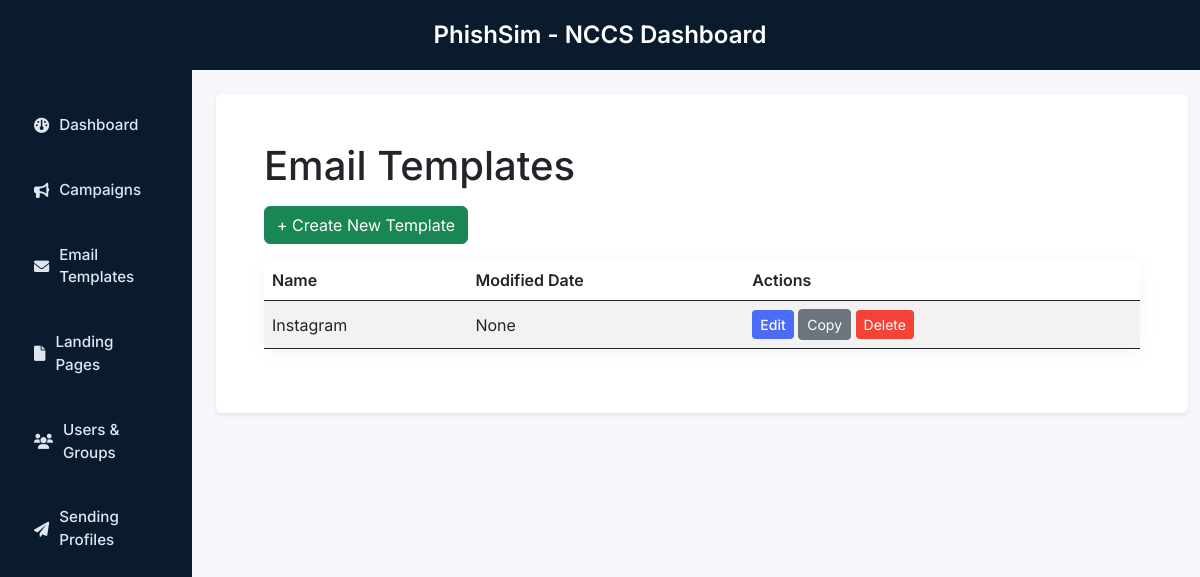
/email-templates/ (signed in), run on an earlier commit of the app's database.
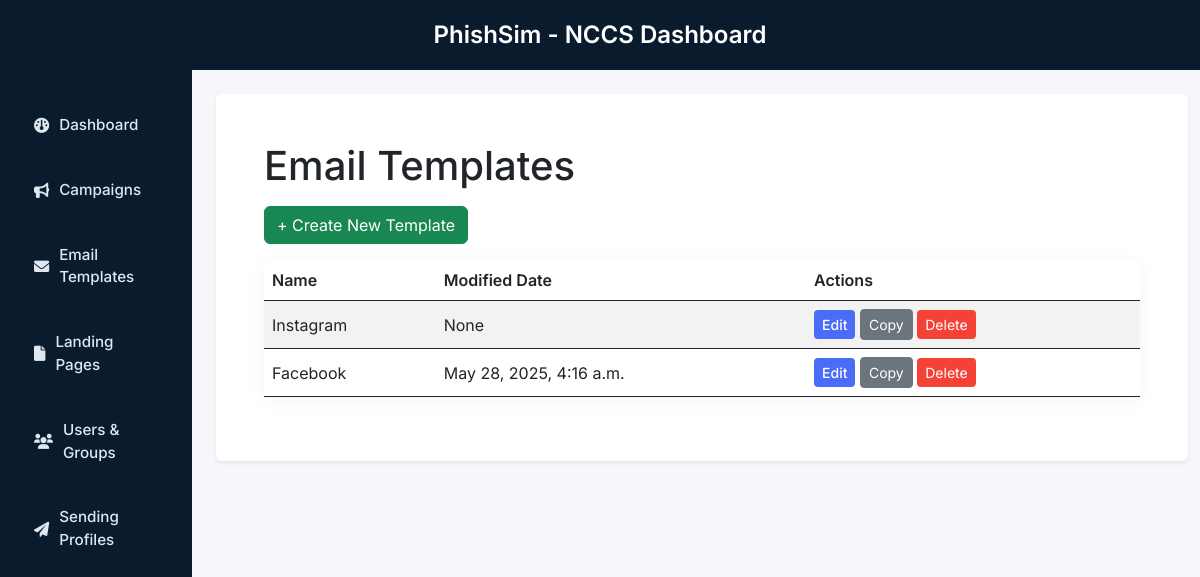
And on a later commit of the database.
### core/models.py (models this page shows, shortened)
class EmailTemplate(models.Model):
    user = models.ForeignKey(User, on_delete=models.CASCADE)
    name = models.CharField(max_length=255)
    subject = models.CharField(max_length=255)
    text_body = models.TextField(blank=True, null=True)
    html_body = models.TextField(blank=True, null=True)
    envelope_sender_email = models.EmailField(max_length=255, blank=True, null=True)
    envelope_sender_name = models.CharField(max_length=255, blank=True, null=True)
    created_at = models.DateTimeField(blank=True, null=True)

### core/views.py (the view)
# urls.py: path('email-templates/', views.email_template_list, name='email_template_list'),
def email_template_list(request):
    email_templates = EmailTemplate.objects.filter(user=request.user)
    return render(request, 'core/email_template_list.html', {'email_templates': email_templates})

### core/templates/core/email_template_list.html (shortened to what this page needs)
{% extends "core/base.html" %}
{% block content %}
<div class="container-fluid p-4">
    <h1 class="mb-3">Email Templates</h1>
    <button type="button" class="btn btn-success mb-3" data-bs-toggle="modal" data-bs-target="#newEmailTemplateModal">+ Create New Template</button>
    <table class="table table-striped">
        <thead>
            <tr>
                <th>Name</th>
                <th>Modified Date</th>
                <th>Actions</th>
            </tr>
        </thead>
        <tbody>
            {% if email_templates %}
                {% for template in email_templates %}
                    <tr>
                        <td>{{ template.name }}</td>
                        <td>{{ template.created_at }}</td>
                        <td>
                            <button class="btn btn-primary btn-sm edit-template-btn"
                            data-id="{{ template.id }}"
                            data-name="{{ template.name }}"
                            data-subject="{{ template.subject }}"
                            data-envelope-sender="{{ template.envelope_sender_email }}"
                            data-text-body="{{ template.text_body|default:'' }}"
                            data-html-body="{{ template.html_body|default:'' }}"
                            data-body-type="{% if template.html_body %}html{% else %}text{% endif %}"
                            data-update-url="{% url 'emailtemplate_update' template.id %}"
                            data-bs-toggle="modal"
                            data-bs-target="#newEmailTemplateModal">Edit</button>
                            <a href="{% url 'copy_email_template' template.id %}" class="btn btn-secondary btn-sm">Copy</a>
                            <button class="btn btn-danger btn-sm delete-template-btn"
                            data-id="{{ template.id }}"
                            data-name="{{ template.name }}"
                            data-delete-url="{% url 'emailtemplate_delete' template.id %}"
                            data-bs-toggle="modal"
                            data-bs-target="#deleteEmailTemplateModal">Delete</button>
                        </td>
                    </tr>
                {% endfor %}
            {% else %}
                <tr>
                    <td colspan="3" class="text-center">No email templates created yet. Let's create one!</td>
                </tr>
            {% endif %}
        </tbody>
    </table>
</div>
<link rel="stylesheet" href="https://cdnjs.cloudflare.com/ajax/libs/codemirror/5.65.2/codemirror.min.css">
<link rel="stylesheet" href="https://cdnjs.cloudflare.com/ajax/libs/codemirror/5.65.2/theme/eclipse.min.css">
{% endblock %}

What changed in the data, as far as the page shows it:
added EmailTemplate: name "Facebook", created_at "May 28, 2025, 4:16 a.m."
